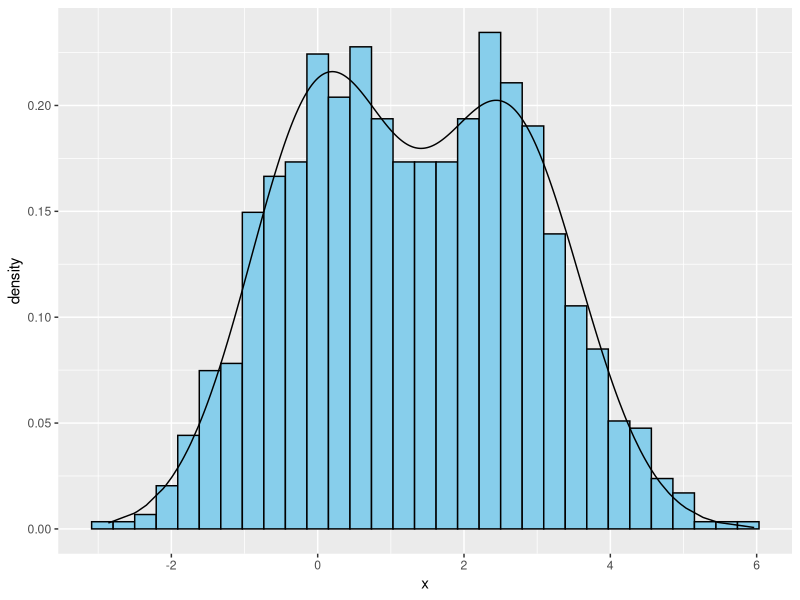
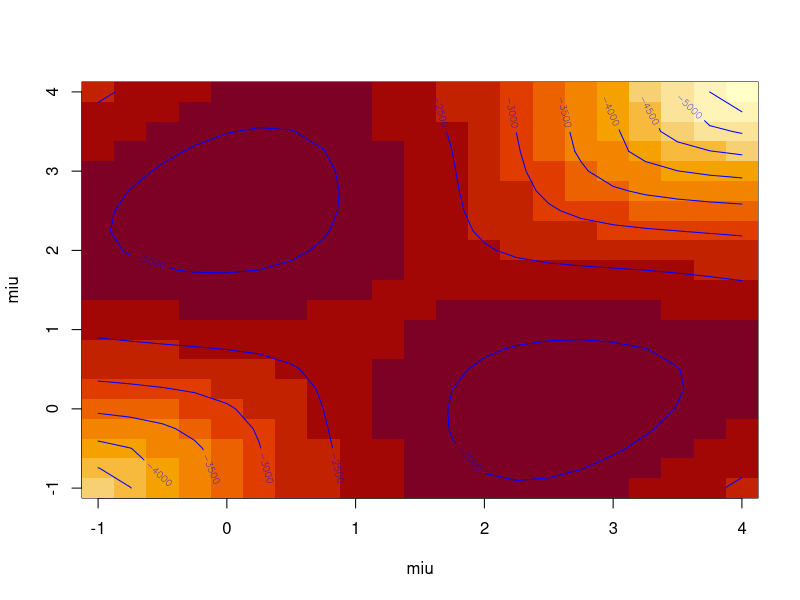
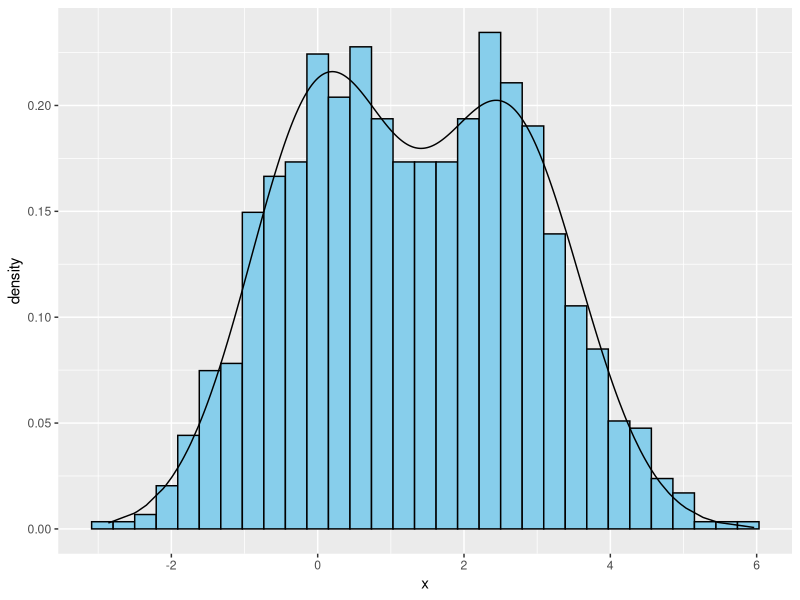

The R source for these figures, in order:
#Mengru Zhang 
data<-read.table("em.txt")
x<-as.numeric(unlist(data))
data<-as.data.frame(x=x)
library(ggplot2)

density<-function(x,mean){
  exp(-(x-mean)^2/2)
}

s<-c(0.33,0.67,1,2)
em <- function(x,s) {
  p0=s[1]*density(x,s[3])/(s[1]*density(x,s[3])+s[2]*density(x,s[4]))
  p1=s[2]*density(x,s[4])/(s[1]*density(x,s[3])+s[2]*density(x,s[4]))
  s[1]=sum(p0)/(sum(p0)+sum(p1))
  s[2]=sum(p1)/(sum(p0)+sum(p1))
  s[3]=sum(p0*x)/sum(p0)
  s[4]=sum(p1*x)/sum(p1)
  s
}

s1=em(x,s)
while(abs(s-s1)[1]>0.0001 & abs(s-s1)[2]>0.0001 & 
        abs(s-s1)[3]>0.0001 & abs(s-s1)[4]>0.0001){
  s=s1
  s1=em(x,s)
}

p<-s1
print(c("theta0","theta1","mu0","mu1"))
p

#plot
est1<-p[1]*dnorm(x, mean=p[3], sd=1)
est2<-p[2]*dnorm(x, mean=p[4], sd=1)
gm<-est1+est2

p1<-ggplot()+geom_line(data=data.frame(x,gm),aes(x=x,y=gm))

m <- ggplot(data, aes(x = x))
p2<-m + geom_histogram(binwidth=(range(x)[2]-range(x)[1])/30,colour="black",
                       fill="skyblue",aes(y = ..density..))
#share x-axis in one plot
p2+geom_line(data=data.frame(x,gm),aes(x=x,y=gm))
ggsave("em1.png")

#contour plot
l<-function(m){
  sum(log(0.5*dnorm(x,m[1],1)+0.5*dnorm(x,m[2],1)))
}
model<-function(a,b){
  temp<-cbind(a,b)
  apply(temp,1,l)  
}

miu<-as.numeric(seq(-1, 4, by=0.25))
mat <- outer(miu,miu,model)
image(miu, miu, mat)
contour(miu, miu, mat, col = "blue",  method = "edge",
        vfont = c("sans serif", "plain"), add=T)
